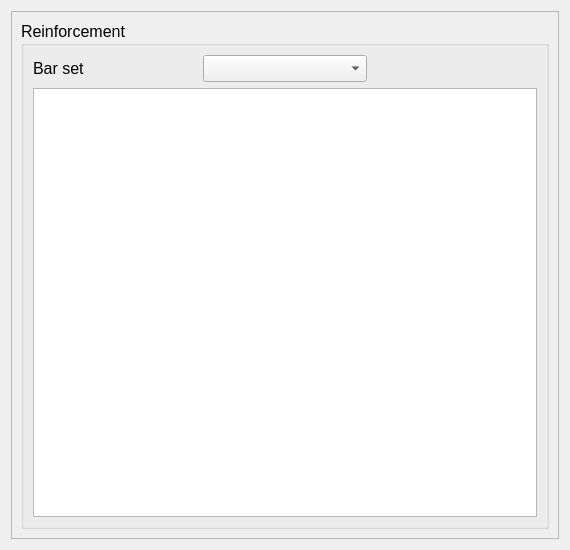
<?xml version="1.0" encoding="UTF-8"?>
<ui version="4.0">
 <class>d_BarSet</class>
 <widget class="QDialog" name="d_BarSet">
  <property name="geometry">
   <rect>
    <x>0</x>
    <y>0</y>
    <width>570</width>
    <height>550</height>
   </rect>
  </property>
  <property name="font">
   <font>
    <pointsize>12</pointsize>
   </font>
  </property>
  <property name="windowTitle">
   <string>Bar Set</string>
  </property>
  <layout class="QGridLayout" name="gridLayout">
   <item row="0" column="0">
    <widget class="QFrame" name="frame">
     <property name="frameShape">
      <enum>QFrame::Shape::StyledPanel</enum>
     </property>
     <property name="frameShadow">
      <enum>QFrame::Shadow::Raised</enum>
     </property>
     <layout class="QGridLayout" name="gridLayout_2">
      <item row="0" column="0">
       <widget class="QGroupBox" name="groupBox">
        <property name="title">
         <string>Reinforcement</string>
        </property>
        <layout class="QGridLayout" name="gridLayout_3">
         <item row="0" column="1">
          <widget class="QComboBox" name="cb_BarSetList"/>
         </item>
         <item row="0" column="0">
          <widget class="QLabel" name="label">
           <property name="text">
            <string>Bar set</string>
           </property>
          </widget>
         </item>
         <item row="1" column="0" colspan="3">
          <widget class="QTableView" name="tbview_BarSet">
           <property name="editTriggers">
            <set>QAbstractItemView::EditTrigger::NoEditTriggers</set>
           </property>
           <property name="sortingEnabled">
            <bool>true</bool>
           </property>
           <attribute name="horizontalHeaderVisible">
            <bool>true</bool>
           </attribute>
           <attribute name="verticalHeaderVisible">
            <bool>false</bool>
           </attribute>
          </widget>
         </item>
        </layout>
       </widget>
      </item>
     </layout>
    </widget>
   </item>
  </layout>
 </widget>
 <resources/>
 <connections/>
</ui>
